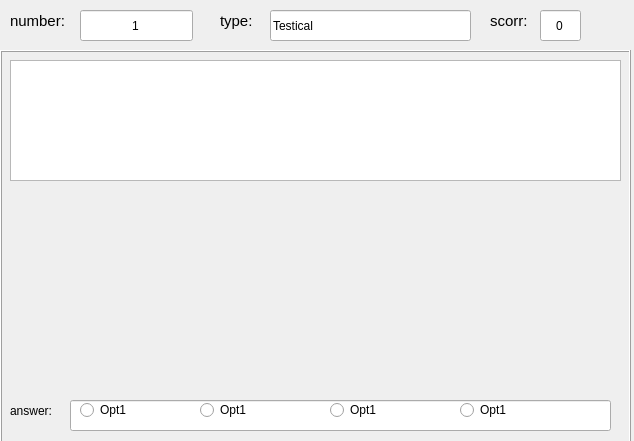
<?xml version="1.0" encoding="UTF-8"?>
<ui version="4.0">
 <class>Dialog</class>
 <widget class="QDialog" name="Dialog">
  <property name="geometry">
   <rect>
    <x>0</x>
    <y>0</y>
    <width>634</width>
    <height>441</height>
   </rect>
  </property>
  <property name="windowTitle">
   <string>PN</string>
  </property>
  <property name="windowIcon">
   <iconset>
    <normaloff>icon.ico</normaloff>icon.ico</iconset>
  </property>
  <widget class="QLabel" name="label">
   <property name="geometry">
    <rect>
     <x>220</x>
     <y>10</y>
     <width>41</width>
     <height>21</height>
    </rect>
   </property>
   <property name="font">
    <font>
     <pointsize>11</pointsize>
    </font>
   </property>
   <property name="text">
    <string>type:</string>
   </property>
  </widget>
  <widget class="QLabel" name="label_2">
   <property name="geometry">
    <rect>
     <x>490</x>
     <y>10</y>
     <width>51</width>
     <height>21</height>
    </rect>
   </property>
   <property name="font">
    <font>
     <pointsize>11</pointsize>
    </font>
   </property>
   <property name="text">
    <string>scorr:</string>
   </property>
  </widget>
  <widget class="QLineEdit" name="lineEdit_2">
   <property name="geometry">
    <rect>
     <x>540</x>
     <y>10</y>
     <width>41</width>
     <height>31</height>
    </rect>
   </property>
   <property name="font">
    <font>
     <pointsize>9</pointsize>
     <weight>50</weight>
     <italic>false</italic>
     <bold>false</bold>
     <underline>false</underline>
    </font>
   </property>
   <property name="text">
    <string>0</string>
   </property>
   <property name="alignment">
    <set>Qt::AlignCenter</set>
   </property>
   <property name="readOnly">
    <bool>true</bool>
   </property>
  </widget>
  <widget class="QLineEdit" name="lineEdit_3">
   <property name="geometry">
    <rect>
     <x>80</x>
     <y>10</y>
     <width>113</width>
     <height>31</height>
    </rect>
   </property>
   <property name="text">
    <string>1</string>
   </property>
   <property name="alignment">
    <set>Qt::AlignCenter</set>
   </property>
   <property name="readOnly">
    <bool>true</bool>
   </property>
  </widget>
  <widget class="QFrame" name="frame">
   <property name="geometry">
    <rect>
     <x>0</x>
     <y>50</y>
     <width>631</width>
     <height>411</height>
    </rect>
   </property>
   <property name="frameShape">
    <enum>QFrame::Box</enum>
   </property>
   <property name="frameShadow">
    <enum>QFrame::Raised</enum>
   </property>
   <widget class="QLabel" name="link_2">
    <property name="geometry">
     <rect>
      <x>30</x>
      <y>140</y>
      <width>81</width>
      <height>81</height>
     </rect>
    </property>
    <property name="text">
     <string/>
    </property>
   </widget>
   <widget class="QLineEdit" name="lineEdit_8">
    <property name="geometry">
     <rect>
      <x>70</x>
      <y>350</y>
      <width>541</width>
      <height>31</height>
     </rect>
    </property>
   </widget>
   <widget class="QLabel" name="label_6">
    <property name="geometry">
     <rect>
      <x>10</x>
      <y>350</y>
      <width>51</width>
      <height>21</height>
     </rect>
    </property>
    <property name="font">
     <font>
      <pointsize>9</pointsize>
     </font>
    </property>
    <property name="text">
     <string>answer:</string>
    </property>
   </widget>
   <widget class="QRadioButton" name="radioButton">
    <property name="geometry">
     <rect>
      <x>80</x>
      <y>350</y>
      <width>95</width>
      <height>20</height>
     </rect>
    </property>
    <property name="text">
     <string>Opt1</string>
    </property>
   </widget>
   <widget class="QRadioButton" name="radioButton_2">
    <property name="geometry">
     <rect>
      <x>200</x>
      <y>350</y>
      <width>95</width>
      <height>20</height>
     </rect>
    </property>
    <property name="text">
     <string>Opt1</string>
    </property>
   </widget>
   <widget class="QRadioButton" name="radioButton_3">
    <property name="geometry">
     <rect>
      <x>330</x>
      <y>350</y>
      <width>95</width>
      <height>20</height>
     </rect>
    </property>
    <property name="text">
     <string>Opt1</string>
    </property>
   </widget>
   <widget class="QRadioButton" name="radioButton_4">
    <property name="geometry">
     <rect>
      <x>460</x>
      <y>350</y>
      <width>95</width>
      <height>20</height>
     </rect>
    </property>
    <property name="text">
     <string>Opt1</string>
    </property>
   </widget>
  </widget>
  <widget class="QLineEdit" name="lineEdit">
   <property name="geometry">
    <rect>
     <x>270</x>
     <y>10</y>
     <width>201</width>
     <height>31</height>
    </rect>
   </property>
   <property name="inputMask">
    <string/>
   </property>
   <property name="text">
    <string>Testical</string>
   </property>
   <property name="readOnly">
    <bool>true</bool>
   </property>
  </widget>
  <widget class="QLabel" name="label_3">
   <property name="geometry">
    <rect>
     <x>10</x>
     <y>10</y>
     <width>71</width>
     <height>21</height>
    </rect>
   </property>
   <property name="font">
    <font>
     <pointsize>11</pointsize>
    </font>
   </property>
   <property name="text">
    <string>number:</string>
   </property>
  </widget>
  <widget class="QPlainTextEdit" name="plainTextEdit_3">
   <property name="geometry">
    <rect>
     <x>10</x>
     <y>60</y>
     <width>611</width>
     <height>121</height>
    </rect>
   </property>
   <property name="font">
    <font>
     <pointsize>10</pointsize>
     <weight>50</weight>
     <bold>false</bold>
    </font>
   </property>
  </widget>
 </widget>
 <resources/>
 <connections/>
</ui>
